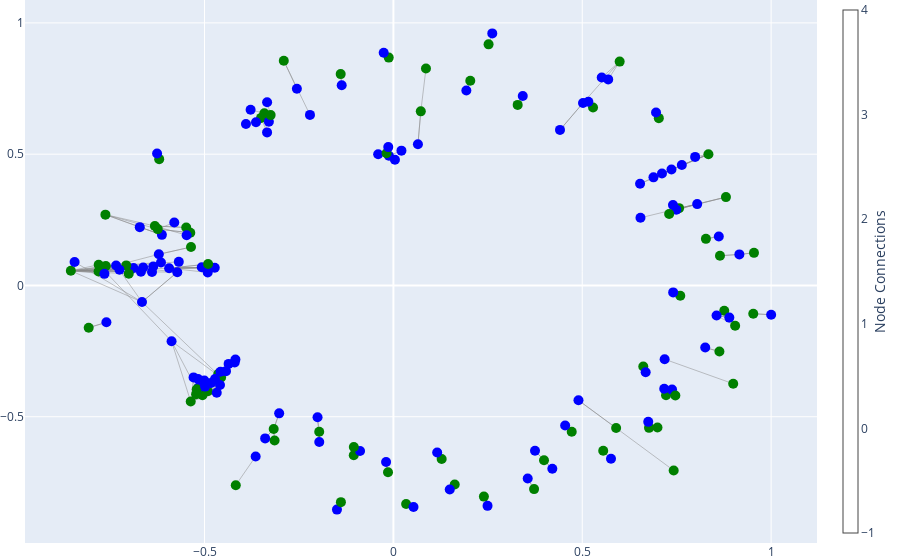

Notebook source saved alongside this figure:
### Code cell
# Let's create a directed graph
G = nx.DiGraph()
for index, row in rules.iterrows():
    G.add_node(row['antecedents'], color='blue', weight=2, size=100)
    G.add_node(row['consequents'], color='green', weight=2, size=100)
    G.add_edge(row['antecedents'], row['consequents'], label=f"Confidence: {row['confidence']:.2f}\nLift: {row['lift']:.2f}")
pos = nx.spring_layout(G)

# Let's create an interactive plot using plotly
edge_x = []
edge_y = []
for edge in G.edges():
    x0, y0 = pos[edge[0]]
    x1, y1 = pos[edge[1]]
    edge_x.extend([x0, x1, None])
    edge_y.extend([y0, y1, None])

edge_trace = go.Scatter(
    x=edge_x, y=edge_y,
    line=dict(width=0.5, color='#888'),
    hoverinfo='none',
    mode='lines')

node_x = []
node_y = []
node_labels = []  
for node in G.nodes():
    x, y = pos[node]
    node_x.append(x)
    node_y.append(y)
    node_labels.append(f"Node: {node}")  
    
node_trace = go.Scatter(
    x=node_x, y=node_y,
    mode='markers',
    hoverinfo='text',  
    text=node_labels,  
    marker=dict(
        showscale=True,
        colorscale='YlGnBu',
        size=10,
        color=[G.nodes[n]['color'] for n in G.nodes()],
        colorbar=dict(
            thickness=15,
            title='Node Connections',
            xanchor='left',
            titleside='right'
        )
    )
)
layout = go.Layout(
    showlegend=False,
    hovermode='closest',
    margin=dict(b=0, l=0, r=0, t=0),
)
fig = go.Figure(data=[edge_trace, node_trace], layout=layout)

# Let's show the interactive graph
fig.show()

### Figure 1 — Plotly figure (JSON) as saved in the notebook; plotly's stock layout.template omitted (floating-point values rounded to 4 significant figures; data arrays with more than 128 entries replaced by an {"elided": "..."} marker saying what was removed)
{"data": [{"hoverinfo": "none", "line": {"color": "#888", "width": 0.5}, "mode": "lines", "type": "scatter", "x": {"elided": "966 float values"}, "y": {"elided": "966 float values"}}, {"hoverinfo": "text", "marker": {"color": {"elided": "180 str values"}, "colorbar": {"thickness": 15, "title": {"side": "right", "text": "Node Connections"}, "xanchor": "left"}, "colorscale": [[0, "rgb(255,255,217)"], [0.125, "rgb(237,248,177)"], [0.25, "rgb(199,233,180)"], [0.375, "rgb(127,205,187)"], [0.5, "rgb(65,182,196)"], [0.625, "rgb(29,145,192)"], [0.75, "rgb(34,94,168)"], [0.875, "rgb(37,52,148)"], [1, "rgb(8,29,88)"]], "showscale": true, "size": 10}, "mode": "markers", "text": {"elided": "180 str values"}, "type": "scatter", "x": {"elided": "180 float values"}, "y": {"elided": "180 float values"}}], "layout": {"hovermode": "closest", "margin": {"b": 0, "l": 0, "r": 0, "t": 0}, "showlegend": false}}
